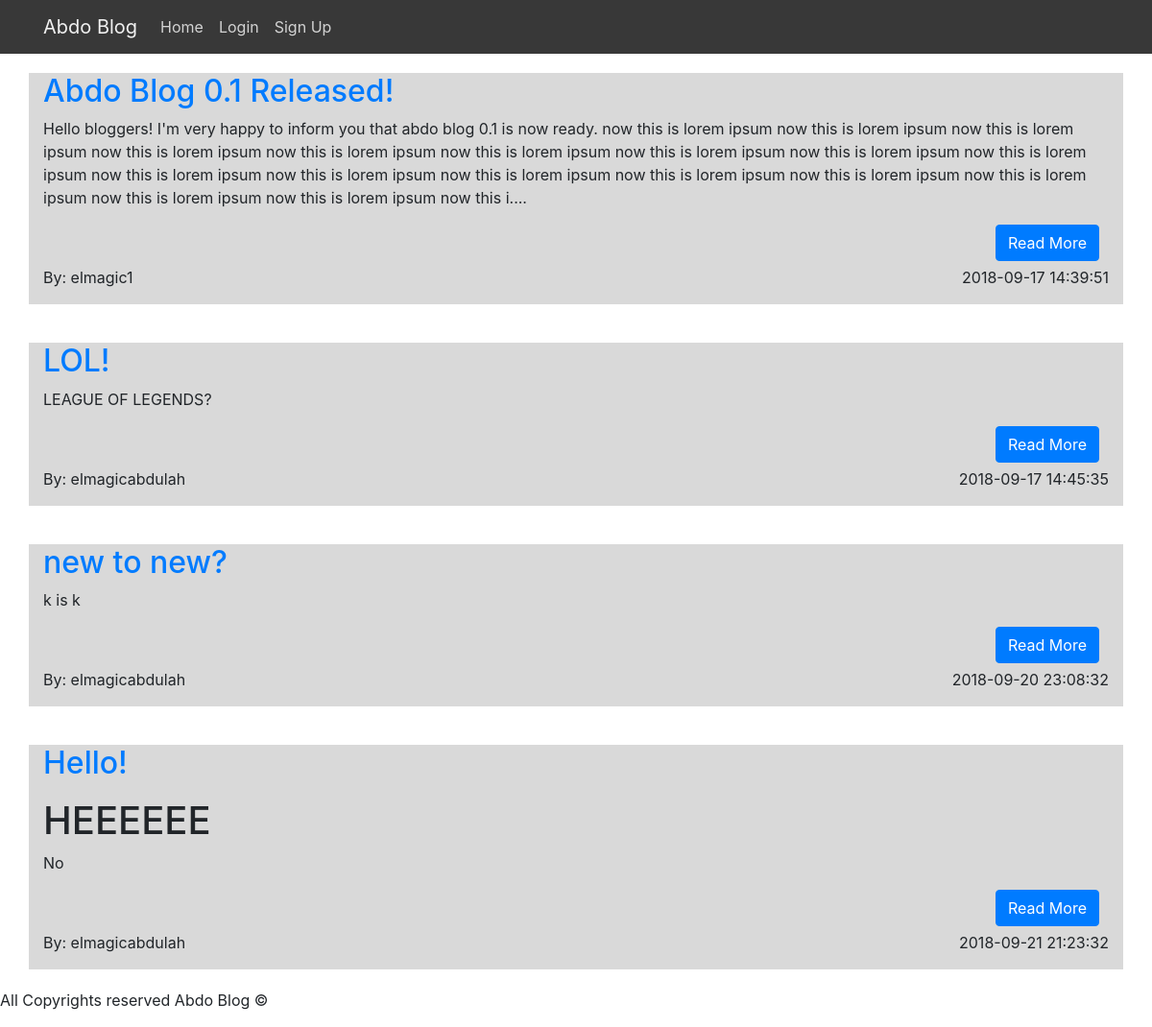
The page / on the database its author committed.
### tables this page shows
CREATE TABLE IF NOT EXISTS `articles` (
  `id` int(11) NOT NULL,
  `title` text NOT NULL,
  `body` longtext NOT NULL,
  `articleStatus` tinyint(4) NOT NULL COMMENT '1 means published. 2 means in review. 3 means draft',
  `addedBy` int(11) NOT NULL COMMENT 'the id of the user who added the article',
  `publish_date` datetime NOT NULL DEFAULT CURRENT_TIMESTAMP
);

CREATE TABLE IF NOT EXISTS `users` (
  `id` int(11) NOT NULL,
  `username` varchar(255) NOT NULL,
  `password` varchar(255) NOT NULL,
  `email` varchar(255) NOT NULL,
  `userStatus` tinyint(4) NOT NULL DEFAULT '1',
  `userPermission` tinyint(4) NOT NULL DEFAULT '3' COMMENT '1 for admins. 2 for mods. 3 for authors'
);

### index.php (the view, shortened to what this page needs)
<?php
include "init.php";
include "includes/header.php";
?>
<section class="articles">
    <div class="container">
        <div class="row">
        <?php
            $stmt = $conn->prepare("SELECT * FROM `articles` WHERE articleStatus = ?");
            $stmt->execute([1]);
            $articles = $stmt->fetchAll();
            foreach($articles as $article) {
                $body = strlen($article['body']) > 400 ? substr($article['body'], 0, 500) . '....' : $article['body'];
                $stmt = $conn->prepare("SELECT username FROM `users` WHERE id = ?");
                $stmt->execute(array($article['addedBy']));
                $added_by = $stmt->fetch()['username'];
        ?>
            <article class="col-12">
                <h2 class="articles-title"><a href="article.php?articleid=<?php echo $article['id']; ?>"><?php echo $article['title']; ?></a></h2>
                <p class="articles-body"><?php echo $body ?></p>
                <div class="right-align">
                    <a href="article.php?articleid=<?php echo $article['id']; ?>"<?php ?>" class="read-more-btn btn btn-primary">Read More</a>
                </div>
                <div class="articles-info">
                    <p>By: <?php echo $added_by; ?></p>
                    <p><?php echo $article['publish_date']; ?></p>
                </div>
            </article>
            <?php } ?>
        </div>
    </div>
</section>
<?php
include "includes/footer.php";

### css/style.css (style rules this page uses)
.right-align { text-align: right; margin: 5px 10px }
article { background-color: #d9d9d9; margin: 20px 0; }
article.col-12 .articles-info p:first-of-type { float: left; }
article.col-12 .articles-info p:last-of-type { float: right; }

### rows shown on the page
articles: title "Abdo Blog 0.1 Released!", body "Hello bloggers! I'm very happy to inform you that abdo blog 0.1 is now ready. now this is lorem ipsum now this is lorem ipsum now this is lorem ipsum now this is lorem ipsum now this is lorem ipsum now this is lorem ipsum now this is lorem ipsum now this is lorem ipsum now this is lorem ipsum now this is lorem ipsum now this is lorem ipsum now this is lorem ipsum now this is lorem ipsum now this is lorem ipsum now this is lorem ipsum now this is lorem ipsum now this is lorem ipsum now this i....", addedBy.username "elmagic1", publish_date "2018-09-17 14:39:51"
articles: title "LOL!", body "LEAGUE OF LEGENDS?", addedBy.username "elmagicabdulah", publish_date "2018-09-17 14:45:35"
articles: title "new to new?", body "k is k", addedBy.username "elmagicabdulah", publish_date "2018-09-20 23:08:32"
articles: title "Hello!", body "HEEEEEE No", addedBy.username "elmagicabdulah", publish_date "2018-09-21 21:23:32"
